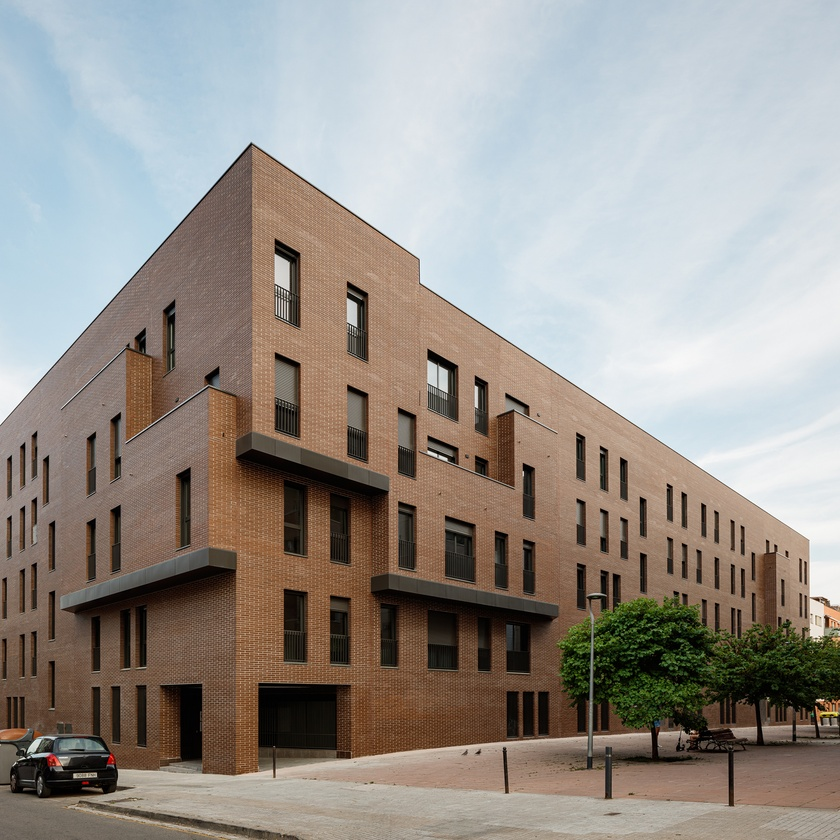
#> input picture pictures/edifice.jpeg, 840 x 840 px, shrunk from 1920 x 1920 before the run, found by its file name
$ python TestingThreshold.py
#> lines starting #> are read from the running program, lines starting #| are printed output that depends on the picture; after the words box and inside, x2 and y2 are one past the last pixel; in counts of white or black regions, pixels touching at a corner belong together
import matplotlib.pyplot as plt
import cv2
import os
import time

img = cv2.imread("pictures\edifice.jpeg")
#> img is the input picture: shape (840, 840, 3); mean B, G, R 139.2, 145.4, 151.5
gray_img=cv2.cvtColor(img,cv2.COLOR_BGR2GRAY)
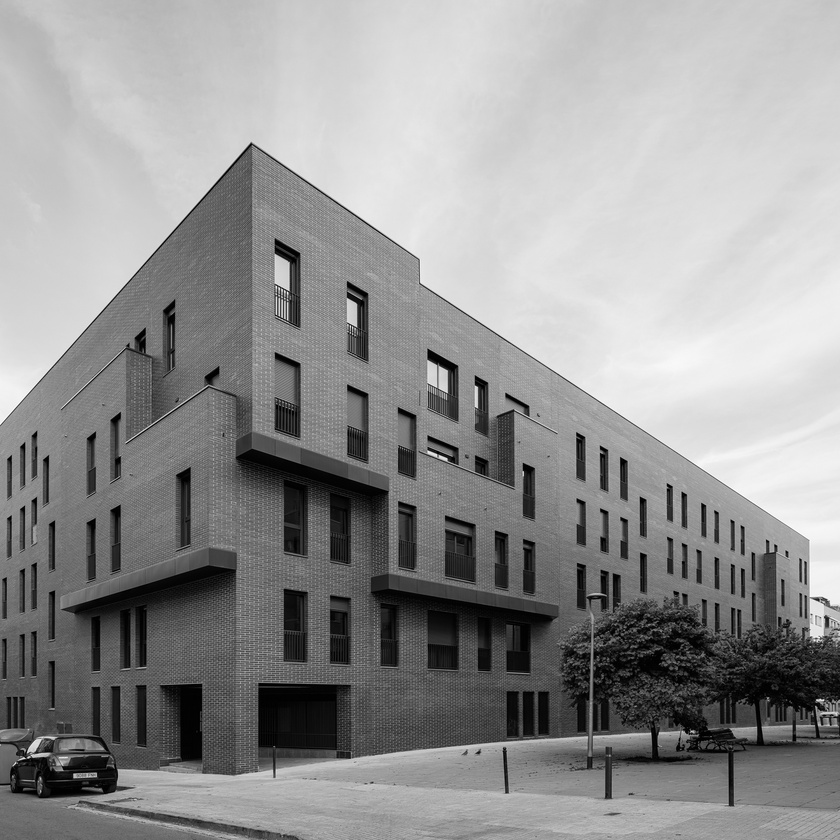
#> gray_img: shape (840, 840); min 0, max 255, mean 146.5
blurred_img = cv2.GaussianBlur(gray_img, (5, 5), 0)

ret, thres1 =cv2.threshold(blurred_img,127,255,cv2.THRESH_BINARY) #Threshold with 127, 255
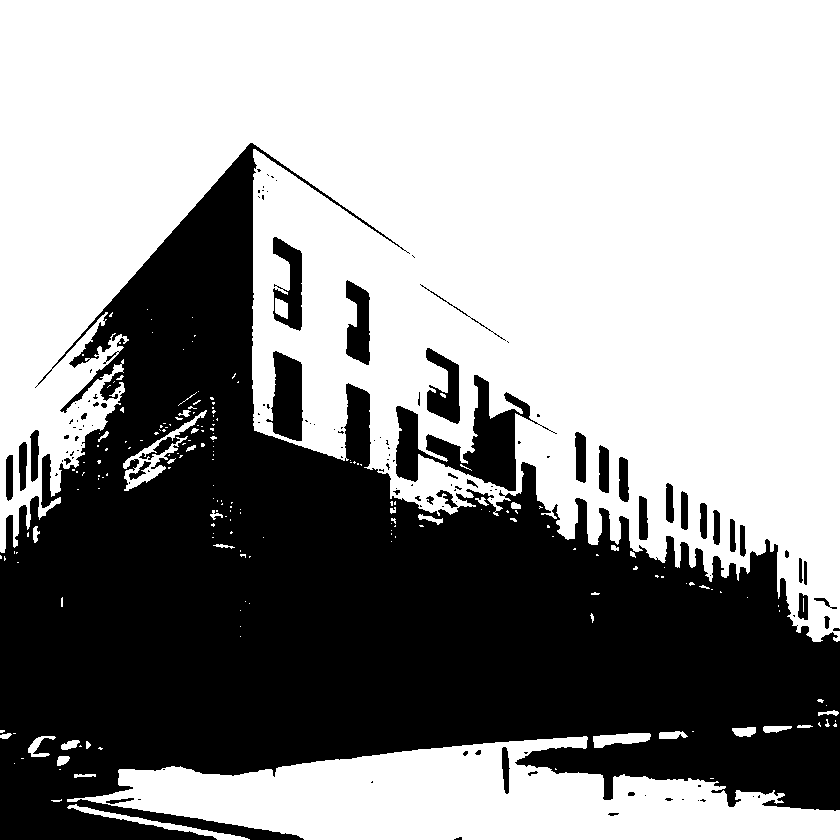
#> thres1: shape (840, 840); 59.6% white; 132 black regions (90 under 20 px), largest, box (x1, y1, x2, y2) and area: (0, 143, 840, 840) 266312, (396, 375, 557, 491) 6170, (266, 351, 303, 441) 2307
ret, thres2 =cv2.threshold(blurred_img,127,255,cv2.THRESH_BINARY_INV) # Inverted values with threshhold
ret, thres3 =cv2.threshold(blurred_img,127,255,cv2.THRESH_TRUNC) # Between those ranges
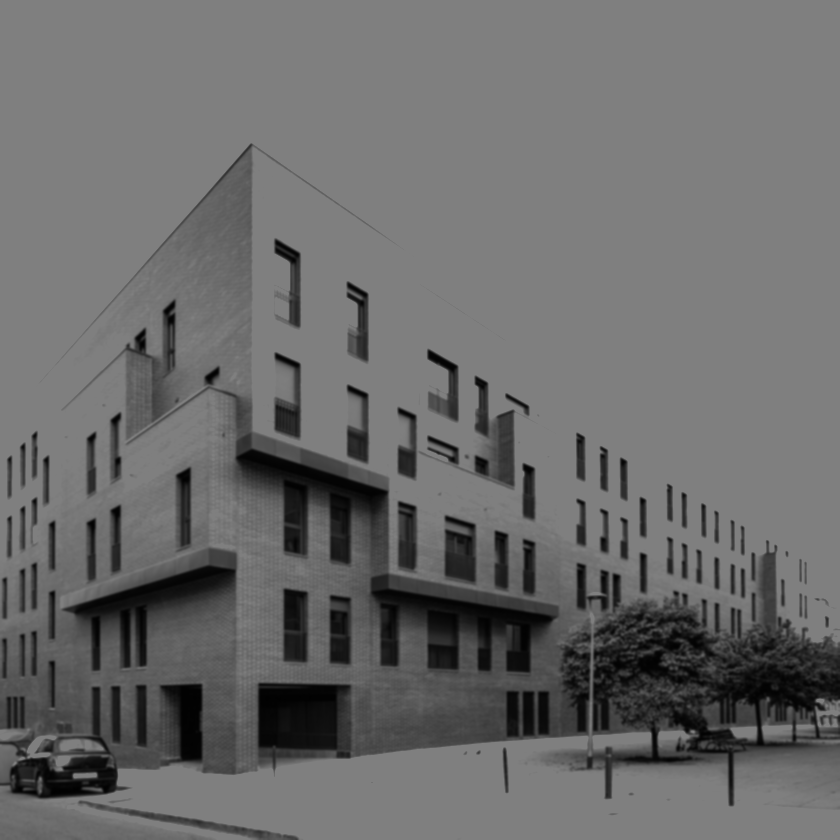
#> thres3: shape (840, 840); min 1, max 127, mean 106.7
ret, thres4 =cv2.threshold(blurred_img,127,255,cv2.THRESH_TOZERO) #
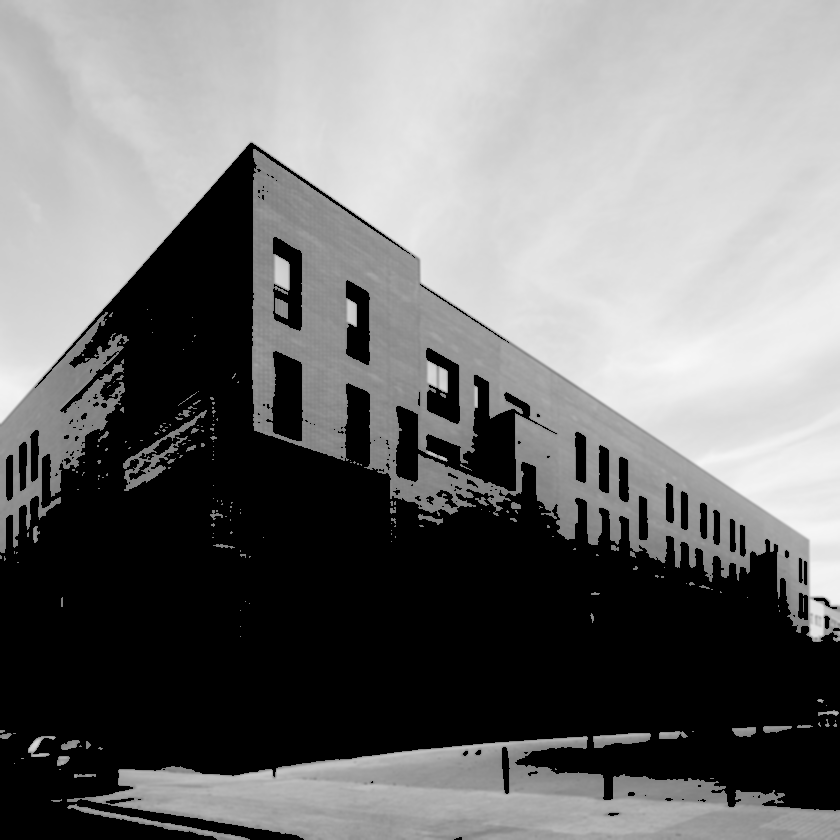
#> thres4: shape (840, 840); min 0, max 248, mean 115.5
ret, thres5 =cv2.threshold(blurred_img,127,255,cv2.THRESH_TOZERO_INV) #
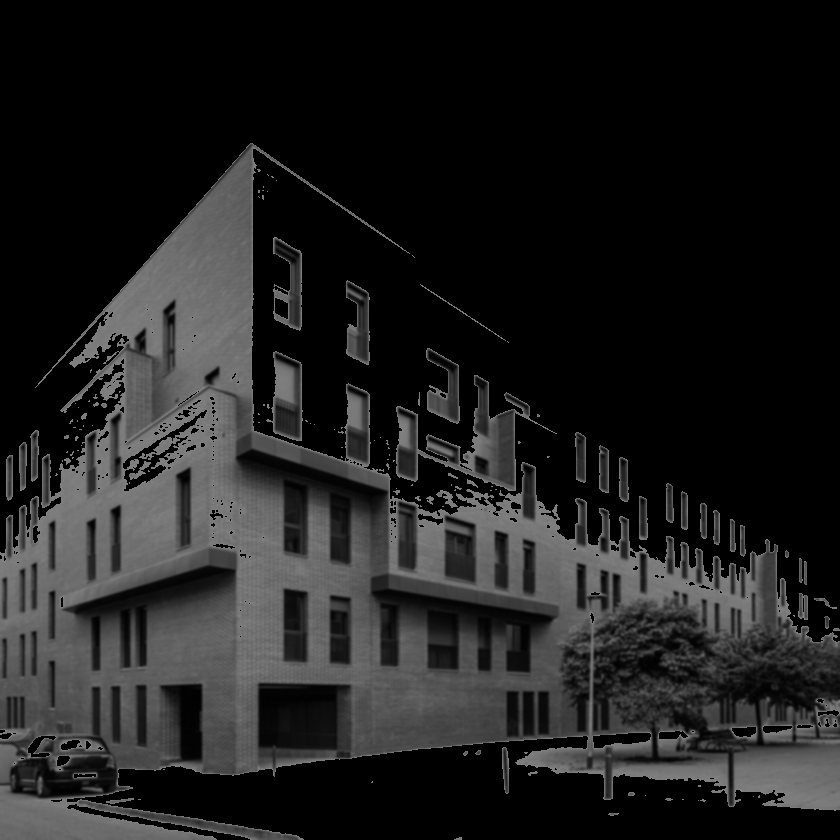
#> thres5: shape (840, 840); min 0, max 127, mean 31

plt.figure(figsize=(4,4))

plt.subplot(2, 3, 1)
plt.imshow(gray_img, cmap='gray')
plt.title("Picture")
plt.axis('on')  # Para ocultar los ejes

plt.subplot(2, 3, 2)
plt.imshow(thres1, cmap='gray')
plt.title("Thresh Binary")
plt.axis('on')


plt.subplot(2, 3, 3)
plt.imshow(thres2, cmap='gray')
plt.title("Tresh Inverted")
plt.axis('on')


plt.subplot(2, 3, 4)
plt.imshow(thres3, cmap='gray')
plt.title("Tresh Trun")
plt.axis('on')

plt.subplot(2, 3, 5)
plt.imshow(thres4, cmap='gray')
plt.title("Tresh to Zero ")
plt.axis('on')


plt.subplot(2, 3, 6)
plt.imshow(thres5, cmap='gray')
plt.title("Tresh to Zero inverted ")
plt.axis('on')

plt.show()

$ run again, with pictures/R.jpeg copied over pictures/edifice.jpeg
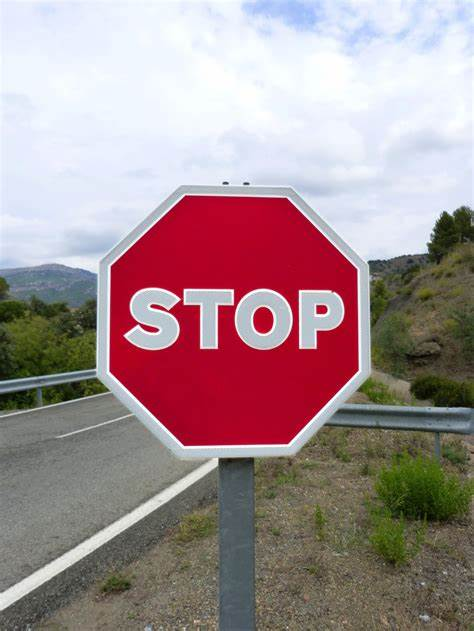
#> input picture pictures/R.jpeg, 474 x 631 px, found by its file name
#> img is the input picture: shape (631, 474, 3); mean B, G, R 144.8, 142.3, 163.2
#> `ret, thres1 =cv2.threshold(blurred_img,127,255,cv2.THRESH_BINARY)`:
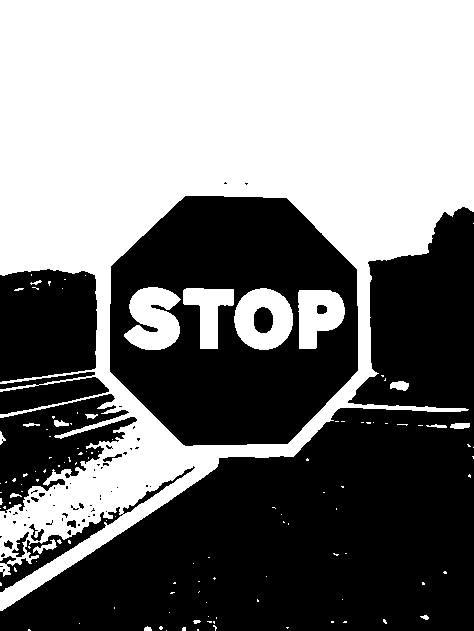
#> thres1: shape (631, 474); 48.6% white; 119 white regions (101 under 20 px), largest, box (x1, y1, x2, y2) and area: (0, 0, 474, 611) 135391, (124, 287, 181, 350) 2531, (234, 288, 293, 350) 2463
#> `ret, thres5 =cv2.threshold(blurred_img,127,255,cv2.THRESH_TOZERO_INV)`:
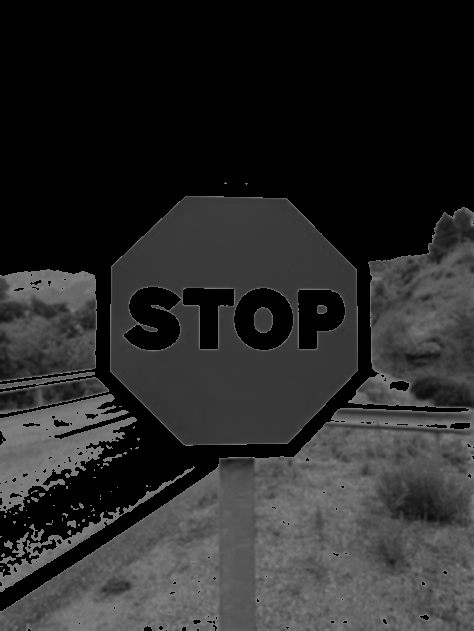
#> thres5: shape (631, 474); min 0, max 127, mean 41.8

$ run again, with pictures/calle.jpeg copied over pictures/edifice.jpeg
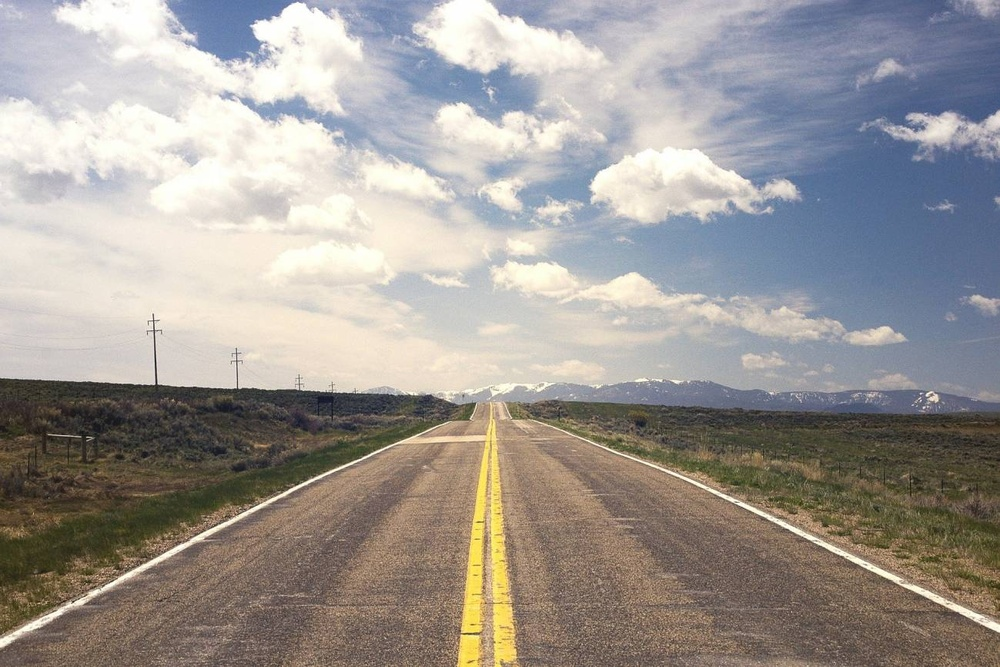
#> input picture pictures/calle.jpeg, 1000 x 667 px, shrunk from 1299 x 866 before the run, found by its file name
#> img is the input picture: shape (667, 1000, 3); mean B, G, R 148.9, 153.1, 158.1
#> `ret, thres1 =cv2.threshold(blurred_img,127,255,cv2.THRESH_BINARY)`:
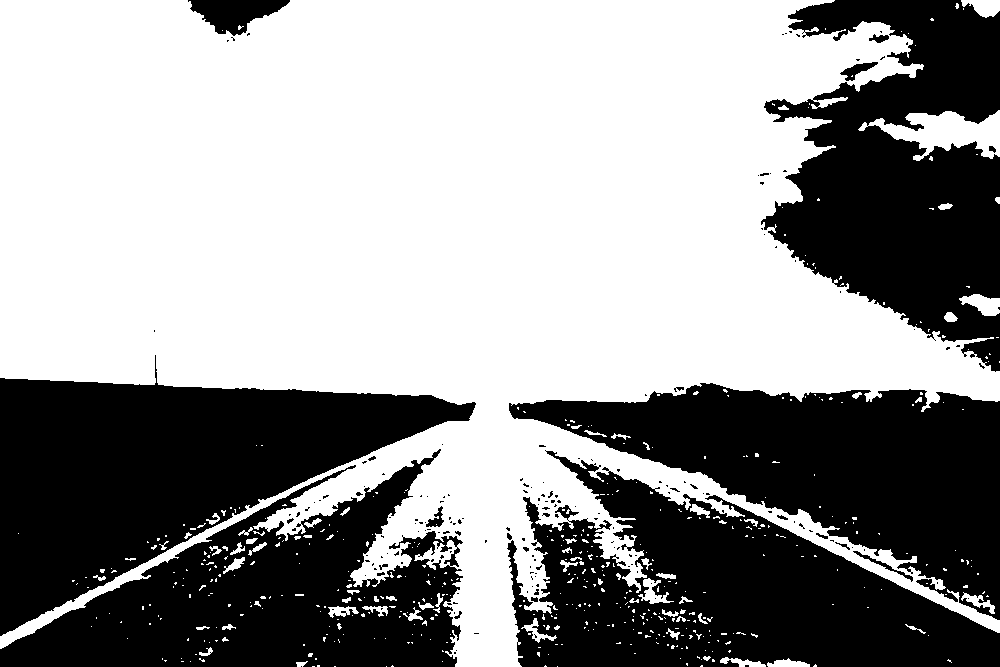
#> thres1: shape (667, 1000); 58.7% white; 177 black regions (152 under 20 px), largest, box (x1, y1, x2, y2) and area: (0, 355, 476, 636) 61109, (507, 450, 1000, 667) 56030, (761, 0, 1000, 372) 53194
#> `ret, thres5 =cv2.threshold(blurred_img,127,255,cv2.THRESH_TOZERO_INV)`:
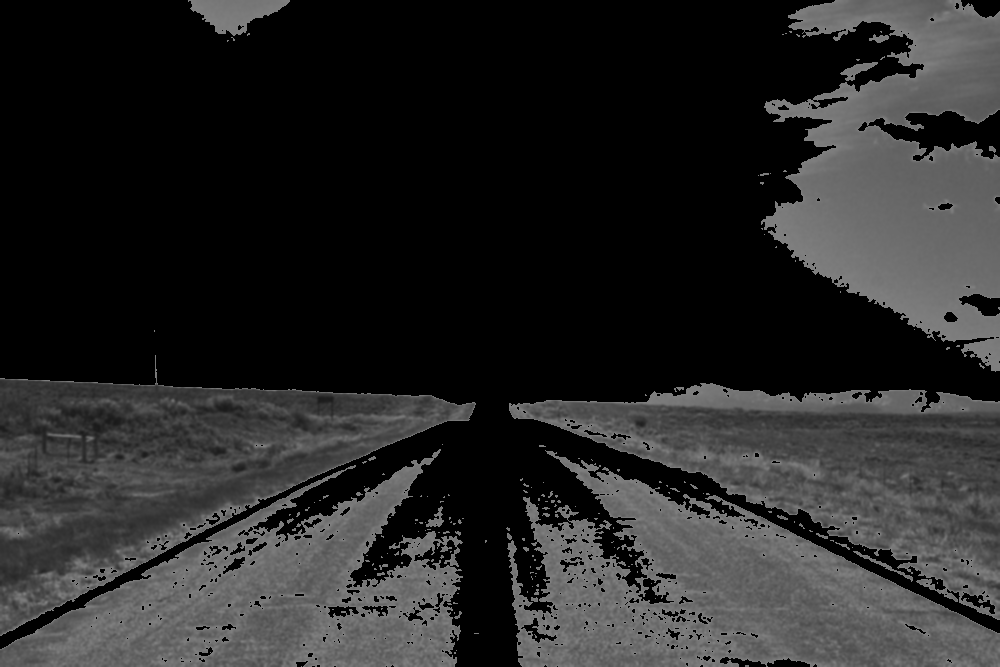
#> thres5: shape (667, 1000); min 0, max 127, mean 39.2
